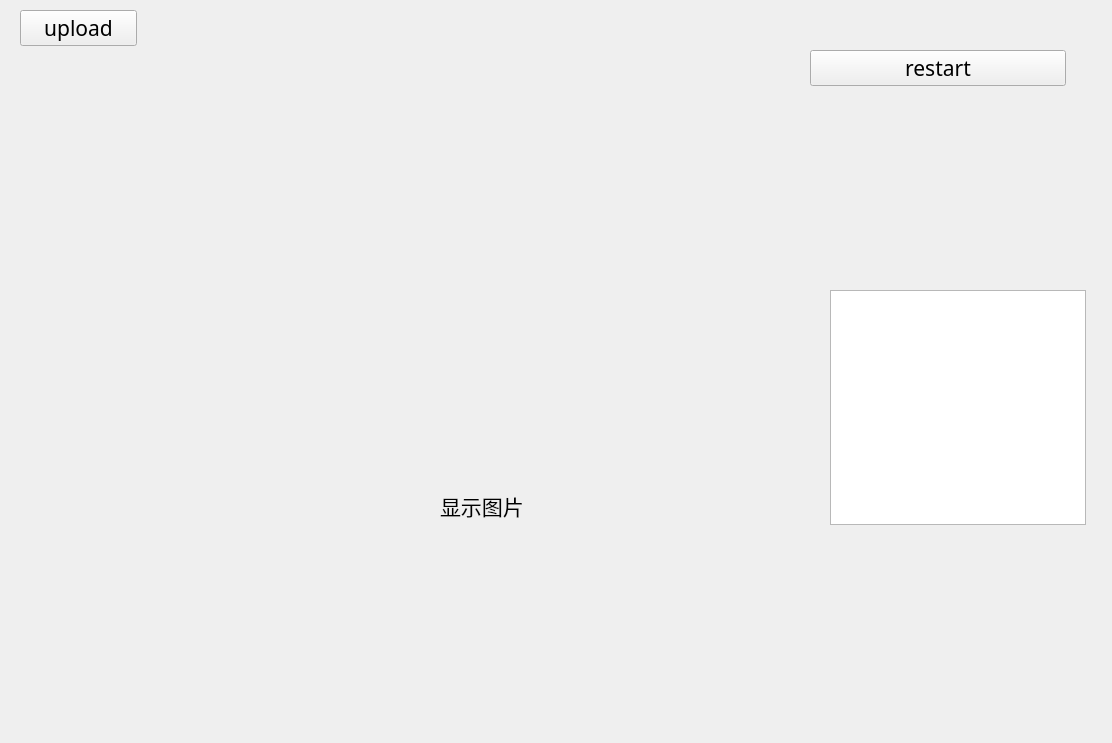
<?xml version="1.0" encoding="UTF-8"?>
<ui version="4.0">
 <class>Widget</class>
 <widget class="QWidget" name="Widget">
  <property name="geometry">
   <rect>
    <x>0</x>
    <y>0</y>
    <width>1112</width>
    <height>743</height>
   </rect>
  </property>
  <property name="font">
   <font>
    <family>宋体</family>
    <pointsize>16</pointsize>
    <weight>50</weight>
    <italic>false</italic>
    <bold>false</bold>
   </font>
  </property>
  <property name="acceptDrops">
   <bool>true</bool>
  </property>
  <property name="windowTitle">
   <string>Widget</string>
  </property>
  <widget class="myLabel" name="pictureLabel">
   <property name="geometry">
    <rect>
     <x>440</x>
     <y>360</y>
     <width>256</width>
     <height>291</height>
    </rect>
   </property>
   <property name="minimumSize">
    <size>
     <width>0</width>
     <height>0</height>
    </size>
   </property>
   <property name="maximumSize">
    <size>
     <width>16777215</width>
     <height>16777215</height>
    </size>
   </property>
   <property name="cursor">
    <cursorShape>CrossCursor</cursorShape>
   </property>
   <property name="acceptDrops">
    <bool>true</bool>
   </property>
   <property name="text">
    <string>显示图片</string>
   </property>
  </widget>
  <widget class="QPushButton" name="uploadPushButton">
   <property name="geometry">
    <rect>
     <x>20</x>
     <y>10</y>
     <width>117</width>
     <height>36</height>
    </rect>
   </property>
   <property name="minimumSize">
    <size>
     <width>0</width>
     <height>0</height>
    </size>
   </property>
   <property name="maximumSize">
    <size>
     <width>333333</width>
     <height>16777215</height>
    </size>
   </property>
   <property name="text">
    <string>upload</string>
   </property>
  </widget>
  <widget class="QPushButton" name="restartPushButton">
   <property name="geometry">
    <rect>
     <x>810</x>
     <y>50</y>
     <width>256</width>
     <height>36</height>
    </rect>
   </property>
   <property name="text">
    <string>restart</string>
   </property>
  </widget>
  <widget class="QTextEdit" name="resultTextEdit">
   <property name="geometry">
    <rect>
     <x>830</x>
     <y>290</y>
     <width>256</width>
     <height>235</height>
    </rect>
   </property>
  </widget>
 </widget>
 <layoutdefault spacing="6" margin="11"/>
 <customwidgets>
  <customwidget>
   <class>myLabel</class>
   <extends>QLabel</extends>
   <header location="global">mylabel.h</header>
  </customwidget>
 </customwidgets>
 <resources/>
 <connections/>
</ui>
